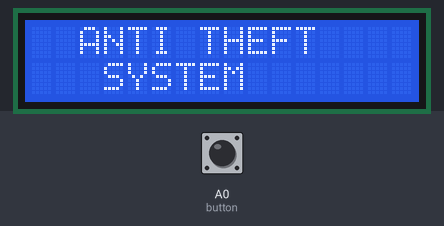
Bench run of a sketch on a simulated Arduino Uno, built with avr-gcc and run on an emulated ATmega328P. On the bench: 16×2 character LCD. The inputs (shaded band) are chosen by the test bench; at power-on: A0 (button) HIGH. The modem accepts every AT command (registered, SIM ready, sends succeed) and sends nothing else.

Above: at 3.5 s.
At 6.6 s:
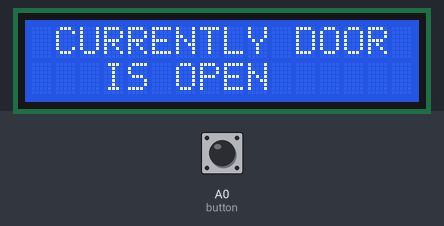
6.7 s: A0 (button) pulled LOW for 0.15 s
At 8.4 s:
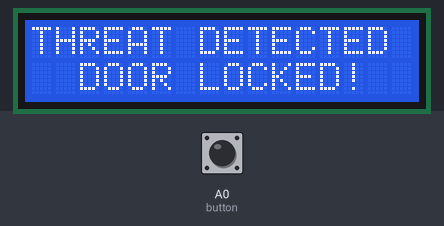
At 11.4 s:
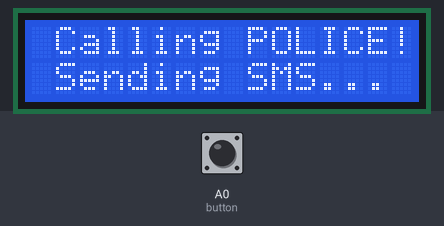
Timing chart, 0 to 12.9 s (numbered marks = the images above; inputs shaded):
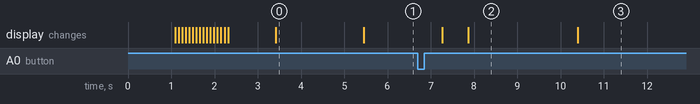

The sketch:

EEG_Pump.ino
```cpp
#include <Wire.h>
#include <LiquidCrystal_I2C.h>
#include <SoftwareSerial.h>

LiquidCrystal_I2C lcd(0x27, 16, 2);
SoftwareSerial sim800(2, 3);

int button = A0;
String number = "+917355757326";

unsigned long previousMillis = 0;
int animationFrame = 0;
int breachFrame = 0;

int previousDoorState = HIGH;
bool systemBooted = false;
bool isBreached = false;

void setup()
{
  delay(1000);

  pinMode(button, INPUT_PULLUP);

  // 🔥 ANTI-FREEZE PROTECTION 🔥
  Wire.begin();
  Wire.setWireTimeout(3000, true);

  lcd.init();
  lcd.backlight();
  lcd.clear();

  sim800.begin(9600);
  Serial.begin(9600);

  bootAnimation();

  previousDoorState = digitalRead(button);
  systemBooted = true;
}

void loop()
{
  int currentDoorState = digitalRead(button);

  // --------------------------------------------------------------------------
  // ALARM TRIGGER LOGIC
  // --------------------------------------------------------------------------
  if (currentDoorState == HIGH && previousDoorState == LOW && systemBooted)
  {
    delay(500); // Let solenoid spike pass

    // 🔧 FIX: lcd.clear() is not enough! We must completely re-initialize
    // the LCD to resync the 4-bit mode after the EMI spike corrupts it.
    Wire.begin();
    lcd.init();
    lcd.backlight();
    lcd.clear();

    securityAlert();
    sendSMS();
    makeCall();

    isBreached = true;
    lcd.clear();
  }

  // SYSTEM RESET (Door closed back to Safe)
  if (currentDoorState == LOW && previousDoorState == HIGH && systemBooted)
  {
    delay(500); // Let solenoid spike pass

    // 🔧 FIX: Re-initialize here as well when the door closes
    Wire.begin();
    lcd.init();
    lcd.backlight();
    lcd.clear();

    isBreached = false;
  }

  // --------------------------------------------------------------------------
  // CONTINUOUS ANIMATION LOGIC
  // --------------------------------------------------------------------------
  if (isBreached)
  {
    breachedContinuousScreen();
  }
  else
  {
    safeContinuousScreen();
  }

  previousDoorState = currentDoorState;
}

void bootAnimation()
{
  lcd.setCursor(3, 0);
  lcd.print("ARGUS");

  lcd.setCursor(1, 1);
  lcd.print("Initializing");

  for (int i = 0; i < 16; i++)
  {
    lcd.setCursor(i, 1);
    lcd.write(255);
    delay(80);
  }

  delay(1000);
  lcd.clear();

  lcd.setCursor(2, 0);
  lcd.print("ANTI THEFT");

  lcd.setCursor(3, 1);
  lcd.print("SYSTEM");

  delay(2000);
  lcd.clear();
}

void safeContinuousScreen()
{
  unsigned long currentMillis = millis();

  if (currentMillis - previousMillis >= 2500)
  {
    previousMillis = currentMillis;
    animationFrame++;

    if (animationFrame % 3 == 0)
    {
      lcd.setCursor(0, 0);
      lcd.print(" HI! I AM ARGUS ");
      lcd.setCursor(0, 1);
      lcd.print(" SYSTEM SECURE  ");
    }
    else if (animationFrame % 3 == 1)
    {
      lcd.setCursor(0, 0);
      lcd.print(" CURRENTLY DOOR ");
      lcd.setCursor(0, 1);
      lcd.print("   IS OPEN    ");
    }
    else
    {
      lcd.setCursor(0, 0);
      lcd.print("   NO THREAT    ");
      lcd.setCursor(0, 1);
      lcd.print("    OBSERVED    ");
    }
  }
}

// --------------------------------------------------------------------------
// 🔥 SUPER-CHARGED BREACH ANIMATIONS 🔥
// --------------------------------------------------------------------------
void breachedContinuousScreen()
{
  unsigned long currentMillis = millis();

  // Flash super fast every 0.6 seconds!
  if (currentMillis - previousMillis >= 600)
  {
    previousMillis = currentMillis;
    breachFrame++;

    if (breachFrame >= 6) {
      breachFrame = 0;
    }

    switch(breachFrame) {
      case 0:
        lcd.setCursor(0, 0);
        lcd.print(" !! THREAT !!   ");
        lcd.setCursor(0, 1);
        lcd.print("[POLICE ALERTED]");
        break;
      case 1:
        lcd.setCursor(0, 0);
        lcd.print(" >> BREACH <<   ");
        lcd.setCursor(0, 1);
        lcd.print("SYSTEM SECURING ");
        break;
      case 2:
        lcd.setCursor(0, 0);
        lcd.print("! ACCESS DENIED!");
        lcd.setCursor(0, 1);
        lcd.print("! EVACUATE NOW !");
        break;
      case 3:
        lcd.setCursor(0, 0);
        lcd.print(" >> TARGETING <<");
        lcd.setCursor(0, 1);
        lcd.print(" >> TARGETING <<");
        break;
      case 4:
        lcd.setCursor(0, 0);
        lcd.print("  !! THREAT !!  ");
        lcd.setCursor(0, 1);
        lcd.print("ALARM ACTIVE... ");
        break;
      case 5:
        lcd.setCursor(0, 0);
        lcd.print("[POLICE ALERTED]");
        lcd.setCursor(0, 1);
        lcd.print("[POLICE ALERTED]");
        break;
    }
  }
}

void securityAlert()
{
  lcd.setCursor(0, 0);
  lcd.print("THREAT DETECTED ");
  lcd.setCursor(0, 1);
  lcd.print("  DOOR LOCKED!  ");
  delay(2500);

  lcd.setCursor(0, 0);
  lcd.print(" Calling POLICE!");
  lcd.setCursor(0, 1);
  lcd.print(" Sending SMS... ");
  delay(2000);
}

void sendSMS()
{
  sim800.println("AT");
  delay(1000);
  sim800.println("AT+CMGF=1");
  delay(1000);
  sim800.print("AT+CMGS=\"");
  sim800.print(number);
  sim800.println("\"");
  delay(1000);
  sim800.print("Hi, I am ARGUS. I have detected a Cyber Crime or Robbery attempt. The door has been locked.");
  delay(500);
  sim800.write(26);
  delay(10000);
}

void makeCall()
{
  sim800.print("ATD");
  sim800.print(number);
  sim800.println(";");
  delay(20000);
  sim800.println("ATH");
}
```

Measured:
- after the input at 6.7 s, the display: first changes after 0.57 s (image 2 shows a later state)
- what the display in image 0 shows lasts 2.0 s, from 3.4 s to 5.4 s
- what the display in image 2 shows lasts 2.5 s, from 7.9 s to 10.4 s
